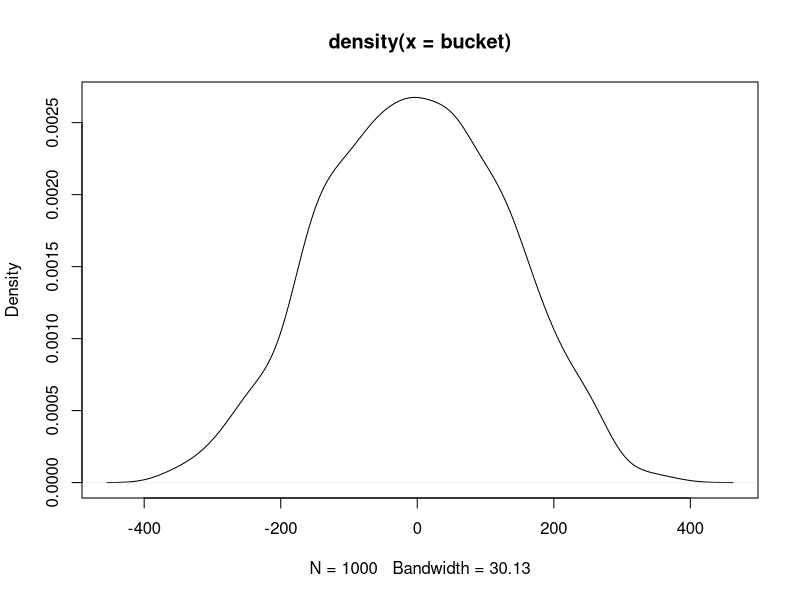
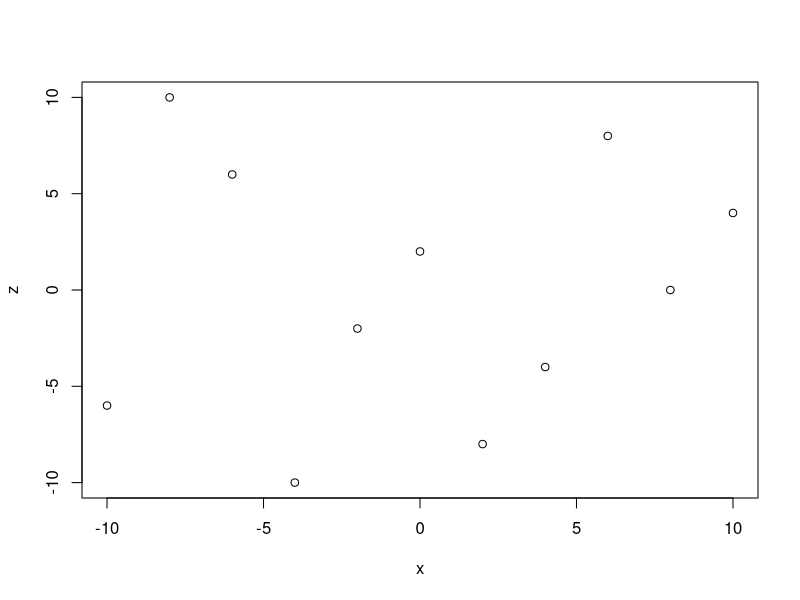

R code for these plots, in order:
## ---- chunk 1
knitr::opts_chunk$set(echo = TRUE)
## ---- chunk 2
x=seq(from=-10,to=10,by=2)
y=x
tot=sum(x*y)
tot
## ---- chunk 3
bucket=numeric()
for (i in 1:1000){
  z=sample(y,size = length(x))
  bucket[i]=sum(x*z)
}
## ---- chunk 4
summary(bucket)
plot(density(bucket))
## ---- chunk 5
 z=sample(y,size = length(x))
  aaa=sum(x*z)
  plot(x,z)
  aaa/tot
  #now use correlation function
  cor(x,z)
